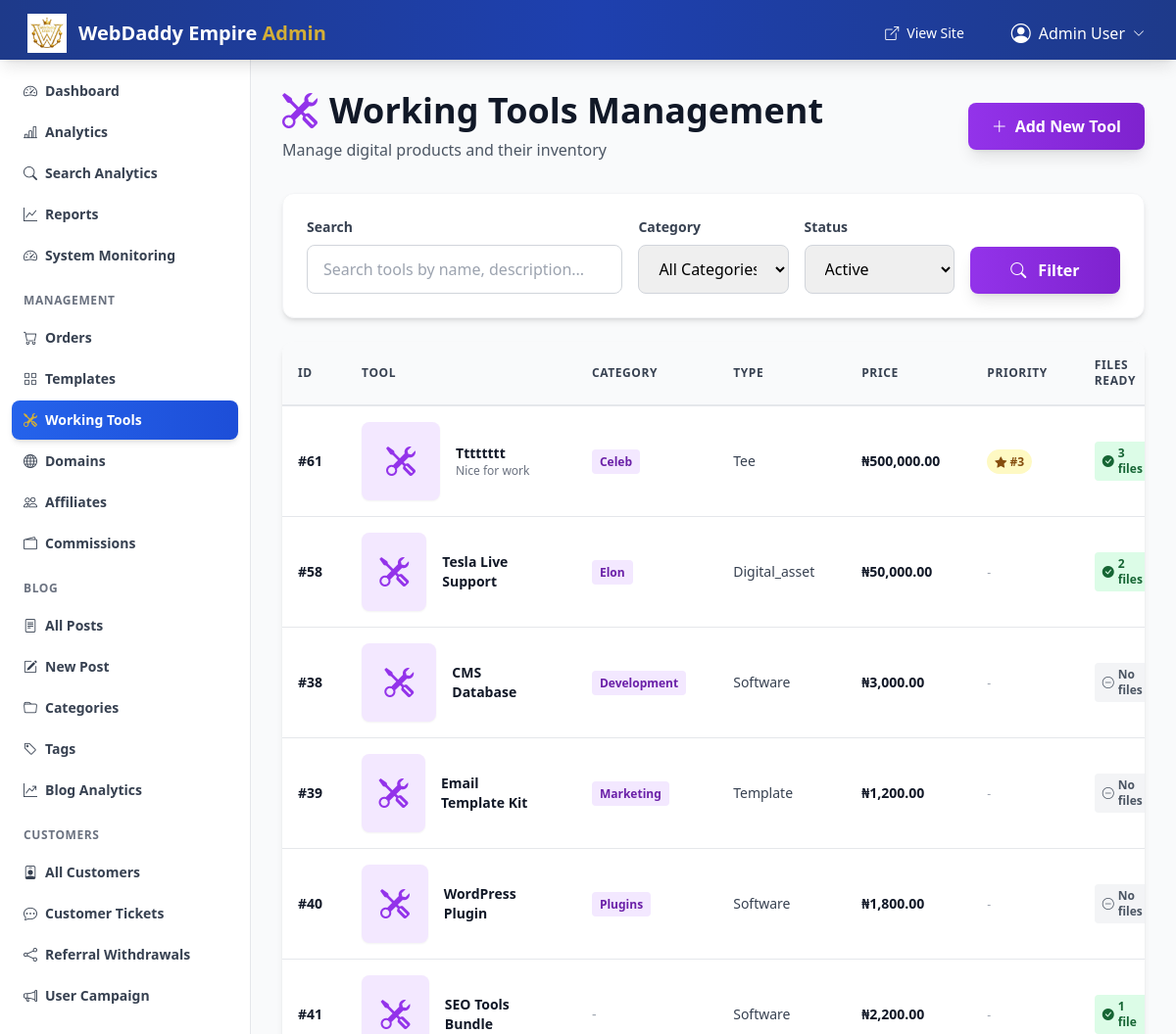
The app's page /admin/tools.php (signed in) with its own data.
### tables this page shows
CREATE TABLE "tools" (
    id INTEGER PRIMARY KEY AUTOINCREMENT,
    name TEXT NOT NULL,
    slug TEXT UNIQUE NOT NULL,
    category TEXT,
    tool_type TEXT DEFAULT 'software',
    short_description TEXT,
    description TEXT,
    features TEXT,
    price REAL NOT NULL DEFAULT 0,
    thumbnail_url TEXT,
    demo_url TEXT,
    download_url TEXT,
    delivery_instructions TEXT,
    stock_unlimited INTEGER DEFAULT 1,
    stock_quantity INTEGER DEFAULT 0,
    low_stock_threshold INTEGER DEFAULT 5,
    active INTEGER DEFAULT 1,
    created_at TEXT DEFAULT CURRENT_TIMESTAMP,
    updated_at TEXT DEFAULT CURRENT_TIMESTAMP,
    thumbnail_source TEXT DEFAULT 'url' CHECK(thumbnail_source IN ('url', 'upload')),
    thumbnail_file TEXT,
    thumbnail_metadata TEXT,
    video_source TEXT DEFAULT 'url' CHECK(video_source IN ('url', 'upload')),
    video_file TEXT,
    video_metadata TEXT,
    media_type TEXT DEFAULT 'banner' CHECK(media_type IN ('demo_url', 'banner', 'video', 'youtube')),
    demo_video_url TEXT,
    priority_order INTEGER DEFAULT NULL,
    seo_keywords TEXT,
    delivery_type TEXT DEFAULT 'both',
    has_attached_files INTEGER DEFAULT 0,
    requires_email INTEGER DEFAULT 1,
    email_subject TEXT,
    email_instructions TEXT,
    delivery_note TEXT,
    delivery_description TEXT,
    total_files INTEGER DEFAULT 0,
    upload_complete INTEGER DEFAULT 0,
    preview_youtube TEXT
);

### includes/tools.php (called while the page is built, shortened)
<?php
function getTools($activeOnly = true, $category = null, $limit = null, $offset = null, $inStockOnly = true) {
    $db = getDb();
    $sql = "SELECT * FROM tools WHERE 1=1";
    $params = [];
    $sql .= " ORDER BY created_at DESC";
    $stmt = $db->prepare($sql);
    $stmt->execute($params);
    return $stmt->fetchAll(PDO::FETCH_ASSOC);
}

### includes/functions.php (called while the page is built, shortened)
<?php
require_once __DIR__ . '/tools.php';
function formatCurrency($amount)
{
    return '₦' . number_format($amount, 2);
}

### admin/tools.php (the view, shortened to what this page needs)
<?php
require_once __DIR__ . '/../includes/functions.php';
require_once __DIR__ . '/../includes/tools.php';
require_once __DIR__ . '/includes/auth.php';
$searchTerm = $_GET['search'] ?? '';
$filterCategory = $_GET['category'] ?? '';
$filterStatus = $_GET['status'] ?? 'active';
$allTools = getTools(false, $filterCategory ? $filterCategory : null, null, null, false);
if ($filterStatus === 'active') {
    $tools = array_filter($allTools, fn($t) => $t['active'] == 1);
} elseif ($filterStatus === 'inactive') {
    $tools = array_filter($allTools, fn($t) => $t['active'] == 0);
} else {
    $tools = $allTools;
}
$page = max(1, (int)($_GET['page'] ?? 1));
$perPage = 20;
$offset = ($page - 1) * $perPage;
$tools = array_slice($tools, $offset, $perPage);
$editTool = null;
require_once __DIR__ . '/includes/header.php';
?>
<div x-data="{
    showCreateModal: <?php echo isset($_GET['create']) ? 'true' : 'false'; ?>,
    showEditModal: <?php echo $editTool ? 'true' : 'false'; ?>,
    showStockModal: false,
    stockToolId: null,
    stockToolName: '',
    currentStock: 0,
    resetCreateForm() {
        const form = document.getElementById('create-tool-form');
        if (form) {
            // Use native form reset first (restores default values)
            form.reset();
            // Reset video type radio to 'none' and trigger UI update
            const noneRadio = form.querySelector('input[name=video_type][value=none]');
            if (noneRadio) {
                noneRadio.checked = true;
                noneRadio.dispatchEvent(new Event('change'));
            }
            // Reset video type UI sections
            if (typeof handleToolVideoTypeChange === 'function') handleToolVideoTypeChange('create');
            // Reset thumbnail mode to URL
            if (typeof toggleToolThumbnailMode === 'function') toggleToolThumbnailMode('url', 'create');
            // Clear hidden fields
            const croppedData = document.getElementById('tool-thumbnail-cropped-data-create');
            if (croppedData) croppedData.value = '';
            const videoUrl = document.getElementById('tool-video-uploaded-url-create');
            if (videoUrl) videoUrl.value = '';
            // Reset select dropdowns
            form.querySelectorAll('select').forEach(sel => {
                sel.selectedIndex = 0;
            });
            // Reset Alpine.js nested components (unlimited stock toggle, toolTypeMode)
            form.querySelectorAll('[x-data]').forEach(el => {
                if (el._x_dataStack && el._x_dataStack[0]) {
                    const data = el._x_dataStack[0];
                    if ('unlimited' in data) data.unlimited = true;
                    if ('toolTypeMode' in data) {
                        data.toolTypeMode = 'select';
                        data.customToolType = '';
                    }
                }
            });
        }
    }
}">
    <div class="flex flex-col lg:flex-row justify-between items-start lg:items-center gap-4 mb-8">
        <div>
            <h1 class="text-4xl font-bold text-gray-900 flex items-center gap-3">
                <i class="bi bi-tools text-purple-600"></i> Working Tools Management
            </h1>
            <p class="text-gray-600 mt-2">Manage digital products and their inventory</p>
        </div>
        <button @click="showCreateModal = true" class="px-6 py-3 bg-gradient-to-r from-purple-600 to-purple-700 hover:from-purple-700 hover:to-purple-800 text-white font-bold rounded-lg shadow-lg transition-all flex items-center gap-2">
            <i class="bi bi-plus-lg"></i> Add New Tool
        </button>
    </div>
    <div class="bg-white rounded-xl shadow-md border border-gray-100 mb-6">
        <div class="p-6">
            <form method="GET" class="grid grid-cols-1 md:grid-cols-5 gap-4">
                <div class="md:col-span-2">
                    <label class="block text-sm font-semibold text-gray-700 mb-2">Search</label>
                    <input type="text" class="w-full px-4 py-3 border border-gray-300 rounded-lg focus:ring-2 focus:ring-purple-500 focus:border-transparent transition-all" name="search" value="<?php echo htmlspecialchars($searchTerm); ?>" placeholder="Search tools by name, description...">
                </div>
                <div>
                    <label class="block text-sm font-semibold text-gray-700 mb-2">Category</label>
                    <select name="category" class="w-full px-4 py-3 border border-gray-300 rounded-lg focus:ring-2 focus:ring-purple-500 focus:border-transparent transition-all">
                        <option value="">All Categories</option>
                    </select>
                </div>
                <div>
                    <label class="block text-sm font-semibold text-gray-700 mb-2">Status</label>
                    <select name="status" class="w-full px-4 py-3 border border-gray-300 rounded-lg focus:ring-2 focus:ring-purple-500 focus:border-transparent transition-all">
                        <option value="active" <?php echo $filterStatus === 'active' ? 'selected' : ''; ?>>Active</option>
                    </select>
                </div>
                <div class="flex items-end gap-2">
                    <button type="submit" class="flex-1 px-6 py-3 bg-gradient-to-r from-purple-600 to-purple-700 hover:from-purple-700 hover:to-purple-800 text-white font-bold rounded-lg transition-all shadow-lg">
                        <i class="bi bi-search mr-2"></i> Filter
                    </button>
                </div>
            </form>
        </div>
    </div>
    <div class="bg-white rounded-xl shadow-md overflow-hidden">
        <div class="overflow-x-auto">
            <table class="w-full text-sm">
                <thead>
                    <tr class="bg-gray-50 border-b-2 border-gray-200">
                        <th class="px-4 py-4 text-left text-xs font-bold text-gray-700 uppercase tracking-wider">ID</th>
                        <th class="px-6 py-4 text-left text-xs font-bold text-gray-700 uppercase tracking-wider">Tool</th>
                        <th class="px-6 py-4 text-left text-xs font-bold text-gray-700 uppercase tracking-wider">Category</th>
                        <th class="px-6 py-4 text-left text-xs font-bold text-gray-700 uppercase tracking-wider">Type</th>
                        <th class="px-6 py-4 text-left text-xs font-bold text-gray-700 uppercase tracking-wider">Price</th>
                        <th class="px-6 py-4 text-left text-xs font-bold text-gray-700 uppercase tracking-wider">Priority</th>
                        <th class="px-6 py-4 text-left text-xs font-bold text-gray-700 uppercase tracking-wider">Files Ready</th>
                    </tr>
                </thead>
                <tbody class="divide-y divide-gray-200">
                    <?php if (empty($tools)): ?>
                    <tr>
                        <td colspan="10" class="px-6 py-12 text-center text-gray-500">
                            <i class="bi bi-inbox text-4xl mb-2"></i>
                            <p>No tools found. Click "Add New Tool" to get started.</p>
                        </td>
                    </tr>
                    <?php else: ?>
                        <?php foreach ($tools as $tool): ?>
                        <tr class="hover:bg-gray-50 transition-colors">
                            <td class="px-4 py-4 font-bold text-gray-900">#<?php echo $tool['id']; ?></td>
                            <td class="px-6 py-4">
                                <div class="flex items-center gap-4">
                                    <?php if (!empty($tool['thumbnail_url']) && trim($tool['thumbnail_url'])): ?>
                                    <div class="w-20 h-20 bg-purple-100 rounded-lg flex items-center justify-center shadow-sm hidden" style="display:none;">
                                        <i class="bi bi-tools text-purple-600 text-3xl"></i>
                                    </div>
                                    <?php else: ?>
                                    <div class="w-20 h-20 bg-purple-100 rounded-lg flex items-center justify-center shadow-sm">
                                        <i class="bi bi-tools text-purple-600 text-3xl"></i>
                                    </div>
                                    <?php endif; ?>
                                    <div>
                                        <div class="font-semibold text-gray-900"><?php echo htmlspecialchars($tool['name']); ?></div>
                                        <?php if ($tool['short_description']): ?>
                                        <div class="text-xs text-gray-500"><?php echo htmlspecialchars(substr($tool['short_description'], 0, 50)); ?><?php echo strlen($tool['short_description']) > 50 ? '...' : ''; ?></div>
                                        <?php endif; ?>
                                    </div>
                                </div>
                            </td>
                            <td class="px-6 py-4">
                                <?php if ($tool['category']): ?>
                                <span class="px-2 py-1 bg-purple-100 text-purple-800 text-xs font-semibold rounded">
                                    <?php echo htmlspecialchars($tool['category']); ?>
                                </span>
                                <?php else: ?>
                                <span class="text-gray-400">-</span>
                                <?php endif; ?>
                            </td>
                            <td class="px-6 py-4">
                                <span class="text-gray-700"><?php echo htmlspecialchars(ucfirst($tool['tool_type'])); ?></span>
                            </td>
                            <td class="px-6 py-4">
                                <span class="font-semibold text-gray-900"><?php echo formatCurrency($tool['price']); ?></span>
                            </td>
                            <td class="px-6 py-4">
                                <?php if (!empty($tool['priority_order']) && $tool['priority_order'] > 0): ?>
                                <span class="px-2 py-1 bg-yellow-100 text-yellow-800 text-xs font-semibold rounded-full">
                                    <i class="bi bi-star-fill"></i> #<?php echo $tool['priority_order']; ?>
                                </span>
                                <?php else: ?>
                                <span class="text-gray-400 text-xs">-</span>
                                <?php endif; ?>
                            </td>
                            <td class="px-6 py-4">
                                <?php
                                $fileCount = $db->prepare("SELECT COUNT(*) FROM tool_files WHERE tool_id = ?");
                                $fileCount->execute([$tool['id']]);
                                $toolFileCount = $fileCount->fetchColumn();
                                $uploadComplete = $tool['upload_complete'] ?? 0;
                                ?>
                                <?php if ($uploadComplete && $toolFileCount > 0): ?>
                                <span class="px-2 py-1 bg-green-100 text-green-800 text-xs font-semibold rounded flex items-center gap-1 w-fit">
                                    <i class="bi bi-check-circle-fill"></i> <?php echo $toolFileCount; ?> file<?php echo $toolFileCount > 1 ? 's' : ''; ?>
                                </span>
                                <?php elseif ($toolFileCount > 0): ?>
                                <span class="px-2 py-1 bg-yellow-100 text-yellow-800 text-xs font-semibold rounded flex items-center gap-1 w-fit">
                                    <i class="bi bi-hourglass-split"></i> <?php echo $toolFileCount; ?> uploading...
                                </span>
                                <?php else: ?>
                                <span class="px-2 py-1 bg-gray-100 text-gray-600 text-xs font-semibold rounded flex items-center gap-1 w-fit">
                                    <i class="bi bi-dash-circle"></i> No files
                                </span>
                                <?php endif; ?>
                            </td>
                        </tr>
                        <?php endforeach; ?>
                    <?php endif; ?>
                </tbody>
            </table>
        </div>
    </div>
</div>
<?php require_once __DIR__ . '/includes/footer.php'; ?>

### records on screen
tools: id "61", name "Tttttttt", short_description "Nice for work", category "Celeb", tool_type "Tee", price "₦500,000.00", priority_order "3", toolFileCount "3"
tools: id "58", name "Tesla Live Support", category "Elon", tool_type "Digital_asset", price "₦50,000.00", toolFileCount "2"
tools: id "38", name "CMS Database", category "Development", tool_type "Software", price "₦3,000.00", upload_complete 0 (drawn)
tools: id "39", name "Email Template Kit", category "Marketing", tool_type "Template", price "₦1,200.00", upload_complete 0 (drawn)
tools: id "40", name "WordPress Plugin", category "Plugins", tool_type "Software", price "₦1,800.00", upload_complete 0 (drawn)
tools: id "41", name "SEO Tools Bundle", tool_type "Software", price "₦2,200.00", toolFileCount "1"

### other values on screen
SITE_NAME "WebDaddy Empire"
getAdminName() "Admin User"
